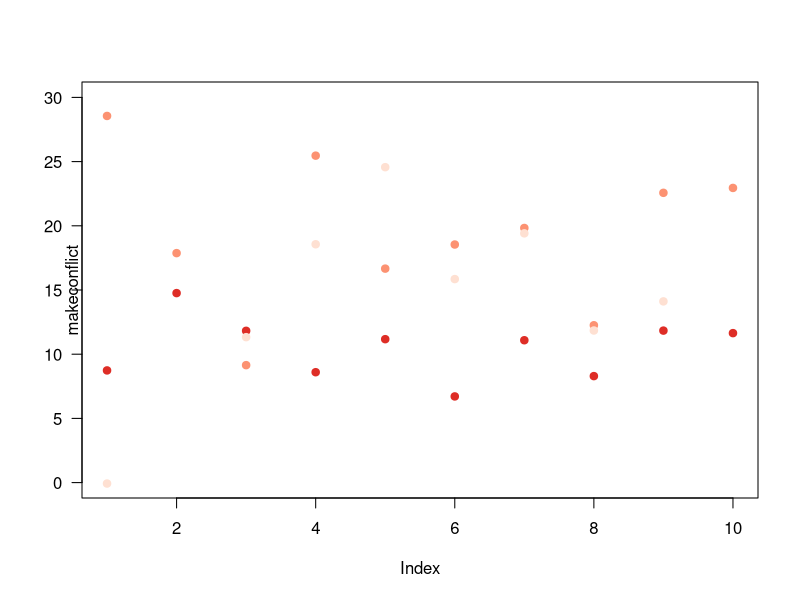

Reproduce this figure in R.
############################
# CreateData.r
# Project: GitHubTestProject.Rproj

# File description: A file that creates a small data set and calculates some statistics

# Created: January 4, 2016
# R Version: 3.2.0
# GitHub: Yes
# Author: A Putt
############################

require(dplyr)
require(magrittr)

# Make some data
fishes <- data.frame(index = 1:10, redfish = rnorm(10,20,5), bluefish = rnorm(10,10,3), greenfish = rnorm(10,10,10))

# Plot the data
plot(fishes$index,fishes$bluefish,col="#de2d26",pch=19,xlab="",ylab="",ylim=c(0,30),las=1)
points(fishes$index,fishes$redfish,col="#fc9272",pch=19)
points(fishes$index,fishes$greenfish,col="#fee0d2",pch=19)
mtext(side=1,text="Index",line=3)
mtext(side=2,text="makeconflict")


x<- fishes%>%
  group_by(index)%>%
  mutate(sum=sum(redfish,bluefish,greenfish))

print("confusing")
